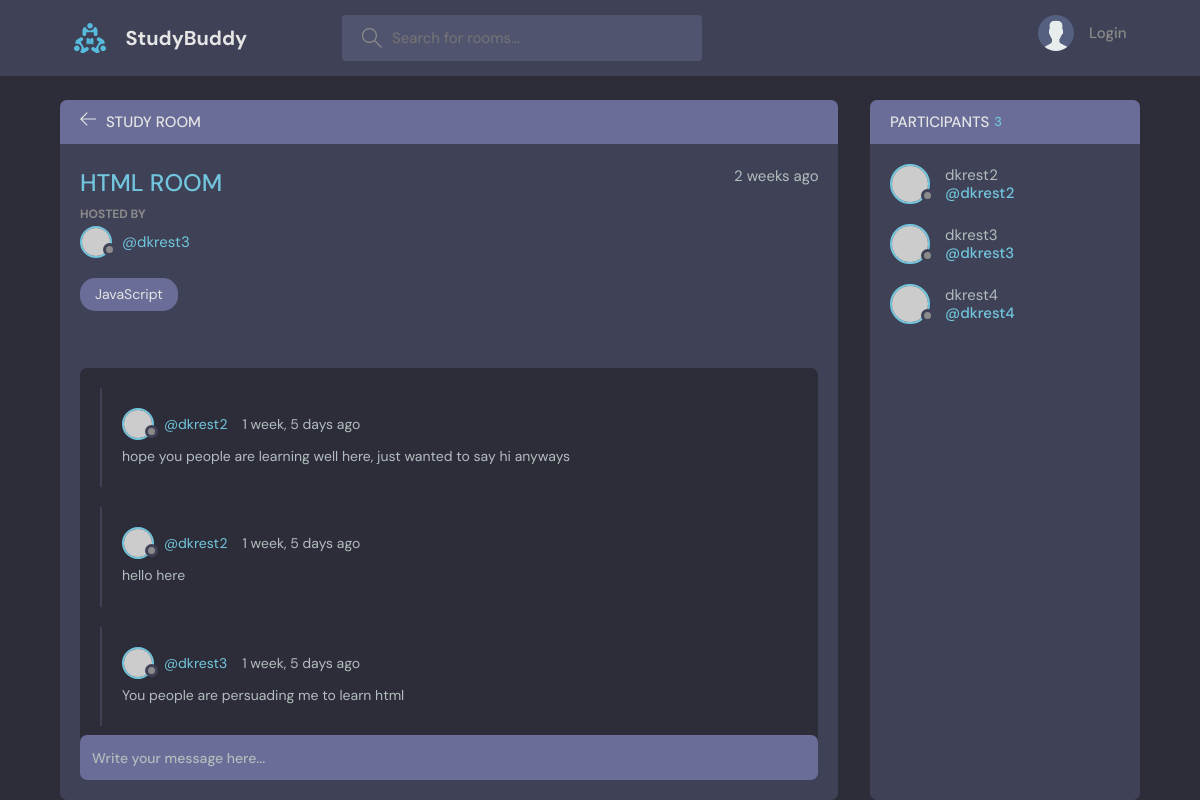
Page /room/3/ on the committed database.
### base/models.py (models this page shows, shortened)
class Room(models.Model):
    host        = models.ForeignKey(User, on_delete=models.SET_NULL, null=True)
    topic       = models.ForeignKey(Topic, on_delete=models.SET_NULL, null=True)
    name        = models.CharField(max_length=200)
    description = models.TextField(null=True, blank=True)
    participants = models.ManyToManyField(User, related_name="participants", blank=True)
    updated     = models.DateField(auto_now=True)
    created     = models.DateField(auto_now_add=True)
    class Meta:
        ordering = ["-updated", "-created"]

class Message(models.Model):
    user     = models.ForeignKey(User, on_delete=models.CASCADE)
    room     = models.ForeignKey(Room, on_delete=models.CASCADE)
    body     = models.TextField(blank=True)
    updated  = models.DateField(auto_now=True)
    created  = models.DateField(auto_now_add=True)
    class Meta:
        ordering = ["-updated", "-created"]

### base/views.py (the view, shortened to what this page needs)
# urls.py: path("room/<int:id>/", views.room, name="room"),
def room(request, id):
    room = Room.objects.get(id=id)
    room_messages = room.message_set.all()
    participants = room.participants.all()
    context = {
    "room": room,
    "room_messages": room_messages,
    "participants": participants
    }
    return render(request, "base/room.html", context)

### base/templates/base/room.html (shortened to what this page needs)
{% extends "main.html" %} {% block content %}
<main class="profile-page layout layout--2">
  <div class="container">
    <div class="room">
      <div class="room__top">
        <div class="room__topLeft">
          <a href="{% url "home" %}">
            <svg
              version="1.1"
              xmlns="http://www.w3.org/2000/svg"
              width="32"
              height="32"
              viewBox="0 0 32 32"
            >
              <title>arrow-left</title>
              <path
                d="M13.723 2.286l-13.723 13.714 13.719 13.714 1.616-1.611-10.96-10.96h27.625v-2.286h-27.625l10.965-10.965-1.616-1.607z"
              ></path>
            </svg>
          </a>
          <h3>Study Room</h3>
        </div>
      </div>
      <div class="room__box scroll">
        <div class="room__header scroll">
          <div class="room__info">
            <h3>{{room.name}}</h3>
            <span>{{room.created|timesince}} ago</span>
          </div>
          <div class="room__hosted">
            <p>Hosted By</p>
            <a href="{% url "user-profile" room.host.id %}" class="room__author">
              <div class="avatar avatar--small">
                <img src="https://randomuser.me/api/portraits/men/37.jpg" />
              </div>
              <span>@{{room.host.username}}</span>
            </a>
          </div>
          <span class="room__topics">JavaScript</span>
        </div>
        <div class="room__conversation">
          <div class="threads scroll">
            {% for message in room_messages %}
            <div class="thread">
              <div class="thread__top">
                <div class="thread__author">
                  <a href="{% url "user-profile" message.user.id %}" class="thread__authorInfo">
                    <div class="avatar avatar--small">
                      <img
                        src="https://randomuser.me/api/portraits/men/37.jpg"
                      />
                    </div>
                    <span>@{{message.user.username}}</span>
                  </a>
                  <span class="thread__date">{{message.created|timesince}} ago</span>
                </div>
              </div>
              <div class="thread__details">
                {{message.body}}
              </div>
            </div>
            {% endfor %}
          </div>
        </div>
      </div>
      <div class="room__message">
        <form action="#">
          <input name="" placeholder="Write your message here..." />
        </form>
      </div>
    </div>
    <div class="participants">
      <h3 class="participants__top">
        Participants <span>{{participants.count}}</span>
      </h3>
      <div class="participants__list scroll">
        {% for user in participants %}
        <a href="{% url 'user-profile' user.id %}" class="participant">
          <div class="avatar avatar--medium">
            <img src="https://randomuser.me/api/portraits/men/37.jpg" />
          </div>
          <p>
            {{user.username}}
            <span>@{{user.username}}</span>
          </p>
        </a>
        {% endfor %}
      </div>
    </div>
  </div>
</main>
{% endblock %}

### rows in the picture
Room: name "HTML ROOM", created "2 weeks", host.username "dkrest3"
Message: user.username "dkrest2", created "1 week, 5 days", body "hope you people are learning well here, just wanted to say hi anyways"
Message: user.username "dkrest2", created "1 week, 5 days", body "hello here"
Message: user.username "dkrest3", created "1 week, 5 days", body "You people are persuading me to learn html"

### other values in the picture
{{ participants.count }} "3"
{{ user.username }} "dkrest2"
{{ user.username }} "dkrest3"
{{ user.username }} "dkrest4"
